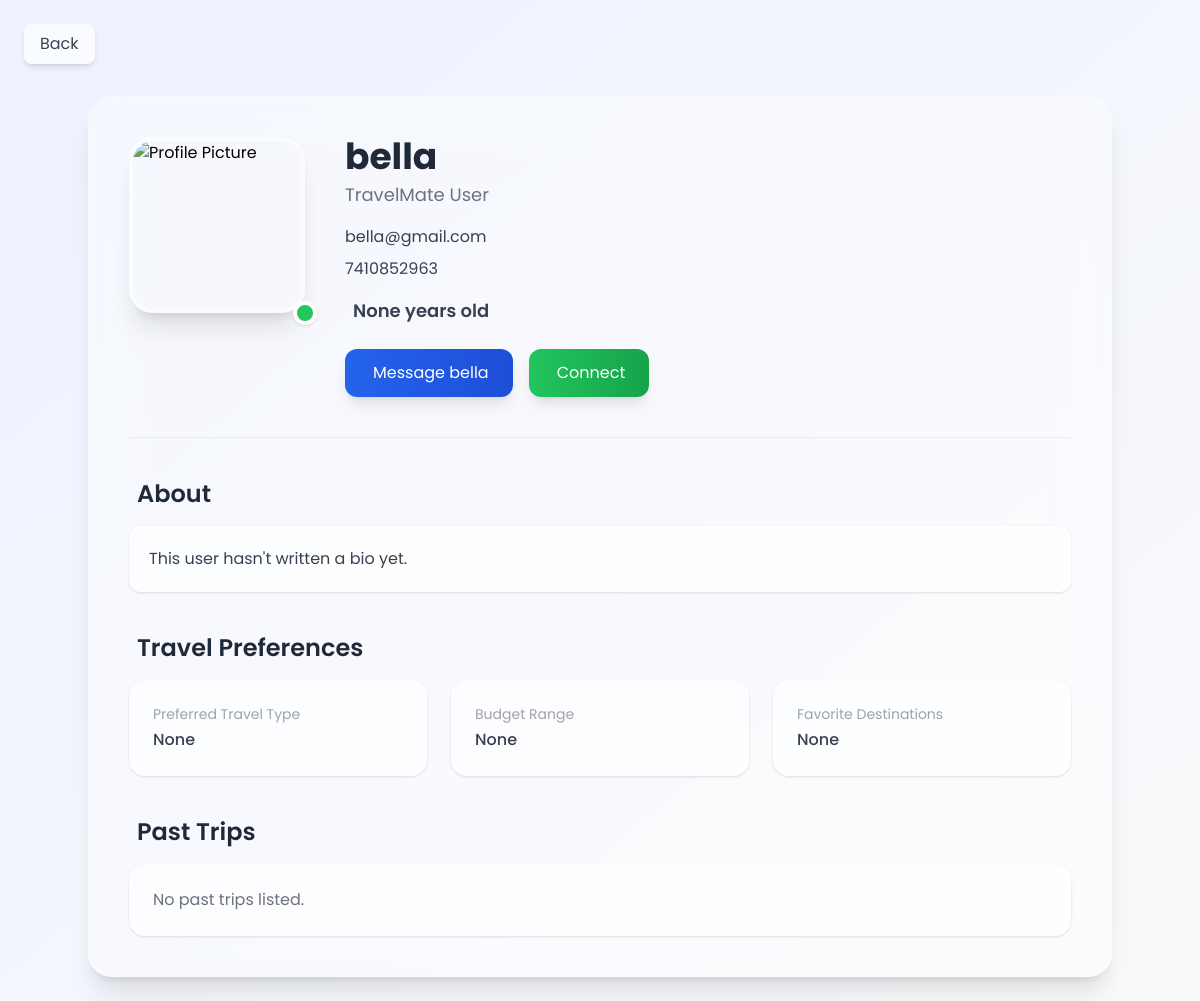
Screenshot of /profileDetail/10/ (signed in) with the database file from the repository.
### home/models.py (models this page shows, shortened)
class userRegistration(models.Model):
    Name=models.CharField(max_length=38)
    email=models.EmailField(max_length=50)
    profileImage=models.ImageField(upload_to='userProfile/', null=True, blank=True)
    password=models.CharField(max_length=25)
    phoneNumber=models.CharField(max_length=10)
    gender = models.CharField(max_length=10, null=True, blank=True)
    age = models.IntegerField(max_length=3, null=True, blank=True)
    bio =models.TextField(null=True, blank=True)
    about = models.TextField(null=True, blank=True)
    favDestinations = models.CharField(max_length=100, null=True, blank=True)
    budgetRange = models.CharField(max_length=50, null=True, blank=True)
    travelpreferences = models.CharField(max_length=100, null=True, blank=True)
    registrationDate=models.DateTimeField(default=timezone.now)
    destination=models.CharField(max_length=50, null=True, blank=True)
    connected = models.BooleanField(default=False)
    connected_accepted = models.BooleanField(default=False)

### home/views.py (the view)
# urls.py: path('profileDetail/<int:user_id>/',views.profileDetail,name='profileDetail'),
def profileDetail(request, user_id):
    current_user_id = request.session['id']
    other_user = get_object_or_404(userRegistration, id=user_id)
    is_connected = connectedTravelers.objects.filter(
        traveler_id=current_user_id,
        connected_traveler_id=user_id,
        connected=True,
        connected_accepted=True,
    ).exists()
    is_pending = connectedTravelers.objects.filter(
        traveler_id=current_user_id,
        connected_traveler_id=user_id,
        connected=True,
        connected_accepted=False,
    ).exists()
    user_trips = []
    return render(request, 'user/profileDetails.html', {
        'other_user': other_user,
        'is_connected': is_connected,
        'is_pending': is_pending,
        'user_trips': user_trips,
    })

### templates/user/profileDetails.html (shortened to what this page needs)
<!DOCTYPE html>
{% load static %}
<html lang="en">
<head>
  <script src="https://cdn.tailwindcss.com"></script>
  <link rel="stylesheet" href="https://cdn.jsdelivr.net/npm/remixicon@3.5.0/fonts/remixicon.css">
</head>
<body class="p-6">
  <a href="{% url 'coTraveler' %}"
     class="inline-block mb-8 bg-white/70 backdrop-blur-md shadow-md hover:shadow-lg text-gray-700 px-4 py-2 rounded-lg transition">
     Back
  </a>
  <div class="max-w-5xl mx-auto bg-white/40 backdrop-blur-xl shadow-xl rounded-3xl p-10 border border-white/30">
    <div class="flex flex-col md:flex-row items-center md:items-start gap-10">
      <div class="relative">
        <img src="" alt="Profile Picture"
             class="w-44 h-44 rounded-3xl object-cover shadow-xl border-4 border-white/50">
        <span class="absolute -bottom-3 -right-3 bg-green-500 w-6 h-6 rounded-full border-4 border-white shadow"></span>
      </div>
      <div class="flex-1">
        <h1 class="text-4xl font-bold text-gray-800 mb-1">{{ other_user.Name }}</h1>
        <p class="text-gray-500 text-lg mb-4">TravelMate User</p>
        <div class="space-y-2 text-gray-700">
          <p> {{ other_user.email }}</p>
          <p> {{ other_user.phoneNumber }}</p>
        </div>
        <div class="mt-4 flex items-center gap-2">
          <span class="text-gray-700 font-semibold text-lg">{{ other_user.age }} years old</span>
        </div>
        <div class="mt-6 flex flex-wrap gap-4">
          <a href=""
             class="bg-gradient-to-r from-blue-600 to-blue-700 hover:scale-105 transition text-white px-6 py-3 rounded-xl shadow-lg">
               Message {{ other_user.Name }}
          </a>
          {% if is_connected %}
              <span class="bg-green-100 text-green-800 px-6 py-3 rounded-xl shadow flex items-center">
                  <i class="ri-user-follow-line mr-1"></i> Connected
              </span>
          {% else %}
              <form method="POST" action="{% url 'connect_traveler' other_user.id %}">
                  <button class="bg-gradient-to-r from-green-500 to-green-600 hover:scale-105 transition text-white px-6 py-3 rounded-xl shadow-lg flex items-center">
                       Connect
                  </button>
              </form>
          {% endif %}
        </div>
      </div>
    </div>
    <div class="my-10 border-t border-gray-300/40"></div>
    <div class="mb-10">
      <h2 class="text-2xl font-semibold text-gray-800 mb-4 flex items-center gap-2">
         About
      </h2>
      <p class="text-gray-700 leading-relaxed bg-white/60 backdrop-blur-md p-5 rounded-xl shadow">
{{ other_user.bio|default:other_user.about|default:"This user hasn't written a bio yet." }}
      </p>
    </div>
    <div class="mb-10">
      <h2 class="text-2xl font-semibold text-gray-800 mb-4 flex items-center gap-2">
         Travel Preferences
      </h2>
      <div class="grid md:grid-cols-3 gap-6">
        <div class="bg-white/60 p-6 rounded-2xl shadow hover:shadow-lg transition">
          <p class="text-gray-400 text-sm mb-1">Preferred Travel Type</p>
          <p class="text-gray-700 font-medium">{{ other_user.travelpreferences }}</p>
        </div>
        <div class="bg-white/60 p-6 rounded-2xl shadow hover:shadow-lg transition">
          <p class="text-gray-400 text-sm mb-1">Budget Range</p>
          <p class="text-gray-700 font-medium">{{ other_user.budgetRange }}</p>
        </div>
        <div class="bg-white/60 p-6 rounded-2xl shadow hover:shadow-lg transition">
          <p class="text-gray-400 text-sm mb-1">Favorite Destinations</p>
          <p class="text-gray-700 font-medium">{{ other_user.favDestinations }}</p>
        </div>
      </div>
    </div>
    <div>
      <h2 class="text-2xl font-semibold text-gray-800 mb-4 flex items-center gap-2">
         Past Trips
      </h2>
      <div class="bg-white/60 p-6 rounded-2xl shadow">
        {% if user_trips %}
          <ul class="list-disc ml-6 text-gray-700 space-y-1">
            {% for trip in user_trips %}
              <li>{{ trip.destination }} — {{ trip.date }}</li>
            {% endfor %}
          </ul>
        {% else %}
          <p class="text-gray-500">No past trips listed.</p>
        {% endif %}
      </div>
    </div>
  </div>
</body>
</html>

### templates/user/profileDetails.html (style rules this page uses)
body { font-family: "Poppins", sans-serif; background: linear-gradient(to bottom right, #eef2ff, #f9fafb); }

### rows the page displays
userRegistration: Name "bella", email "bella@gmail.com", phoneNumber "7410852963", age "None", bio "This user hasn't written a bio yet.", travelpreferences "None", budgetRange "None", favDestinations "None"
